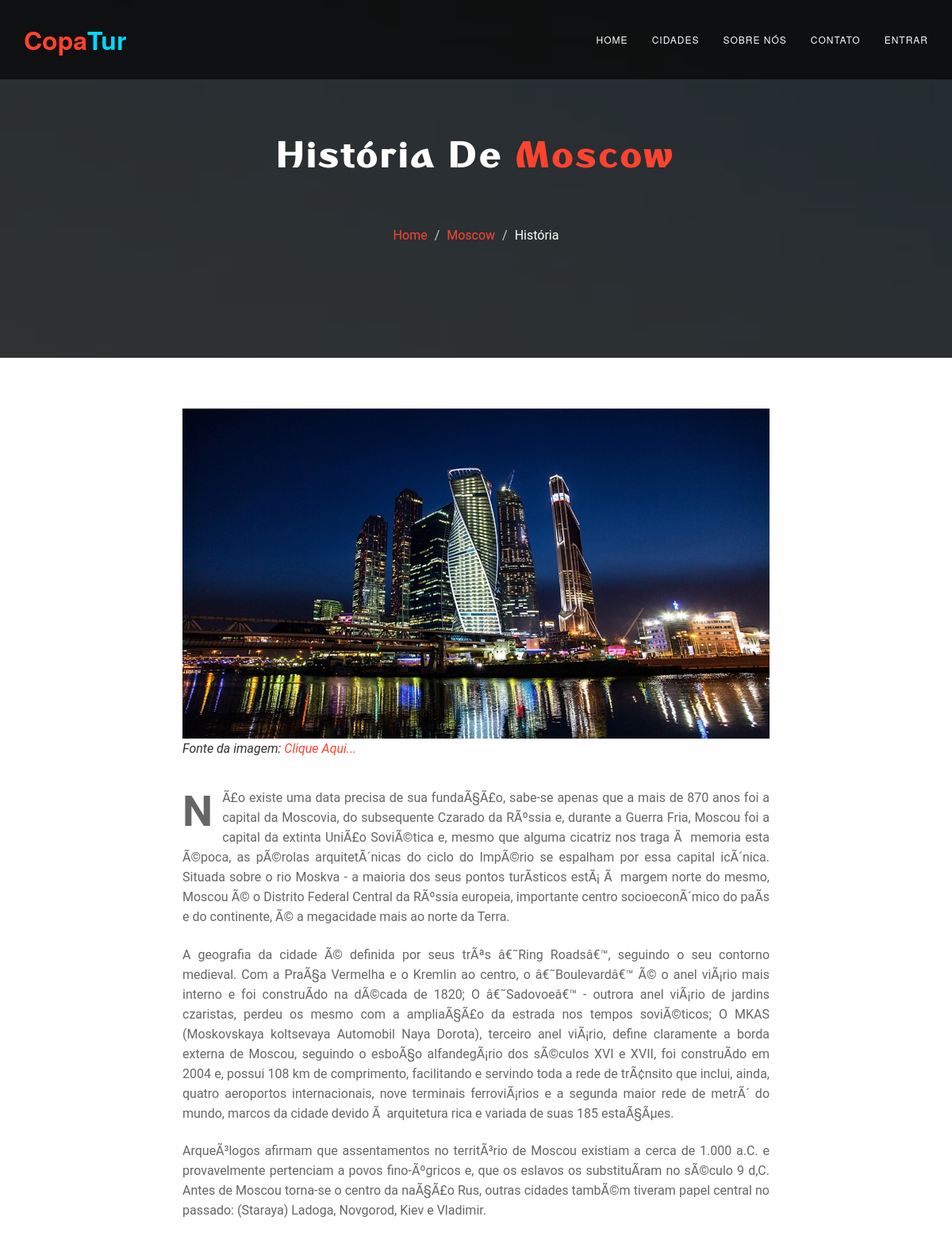
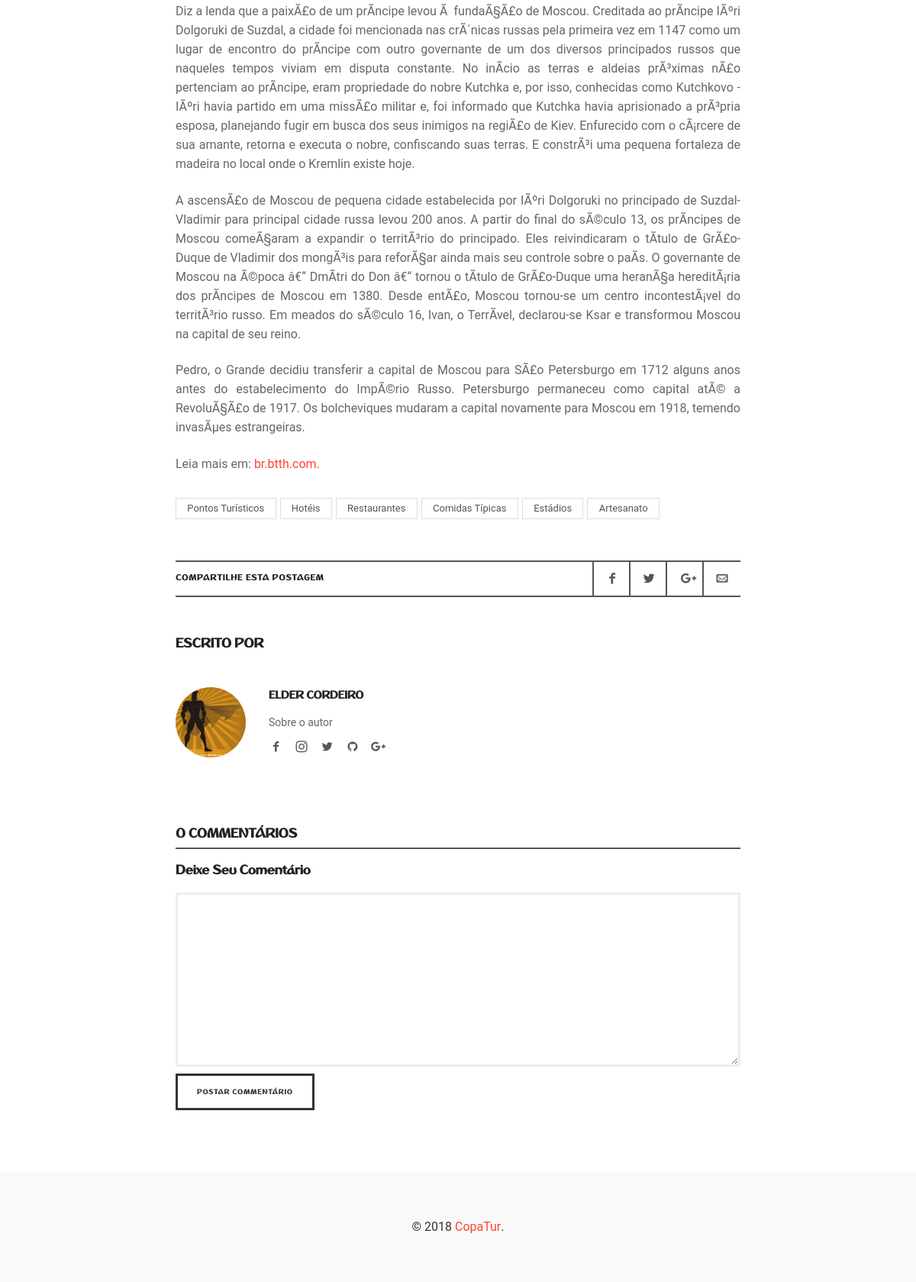
The app's page /_visao/historia.php?cidade=moscow with its own data (2 pictures, top to bottom).
### tables this page shows
CREATE TABLE `tb_postagens` (
  `id` int(11) NOT NULL,
  `titulo` varchar(255) NOT NULL,
  `imagem` varchar(255) NOT NULL,
  `fonte_imagem` varchar(100) NOT NULL,
  `descricao` longtext NOT NULL,
  `cidade` varchar(50) NOT NULL,
  `categoria` varchar(50) NOT NULL,
  `exibir` varchar(5) NOT NULL,
  `autor` varchar(50) NOT NULL,
  `data` varchar(12) NOT NULL
);

### _controle/post.php (called while the page is built, shortened)
<?php
  include_once("conecta.php");
 	if(isset($_GET['cidade'])){
		$cidade = $_GET['cidade'];
	}
	$sql = "SELECT * from tb_postagens WHERE categoria='historia' AND cidade=:cidade LIMIT 1";
	try{
		$resultado = $conexao->prepare($sql);
		$resultado->bindParam(':cidade', $cidade, PDO::PARAM_STR);
		$resultado->execute();
		$contar = $resultado->rowCount();
		if($contar > 0 ){
			while($exibe = $resultado->fetch(PDO::FETCH_OBJ)){
		          $descricao = $exibe->descricao;
		          $cidade = $exibe->cidade;
		          $fonte  = $exibe->fonte_imagem;
		          $autor = $exibe->autor;
		    }
		}else{
			header("Location: ../_visao/index.php");
		}
	}catch(PDOException $erro){ echo $erro;}
?>

### _visao/historia.php (the view, shortened to what this page needs)
<?php
	include("../_controle/conecta.php");
?>
<!DOCTYPE html>
 <html lang="en" class="no-js">
    <head>
		<link rel="stylesheet" href="../_complementos/css/font-awesome.min.css" />
		<link rel="stylesheet" href="../_complementos/lib/fontello/css/fontello.css" />
		<link rel="stylesheet" href="../_complementos/css/animate.css" />
		<link rel="stylesheet" href="../_complementos/css/hover-min.css">
		<link rel="stylesheet"  href="../_complementos/css/datepicker.css" >
        <link rel="stylesheet" href="../_complementos/css/jquery-ui.min.css" />
		<link rel="stylesheet" href="../_complementos/css/bootstrap.min.css" />
		<link rel="stylesheet" href="../_complementos/css/bootsnav.css"/>
		<link rel="stylesheet" type="text/css" href="../_complementos/css/light-red.css">
		<link rel="stylesheet" href="../_complementos/css/style.css" />
		<link rel="stylesheet" href="../_complementos/css/main.css" />
		<link rel="stylesheet" href="../_complementos/css/992.css" />
		<link rel="stylesheet" href="../_complementos/css/768.css" />
		<link rel="stylesheet" href="../_complementos/css/responsive.css" />
    </head>
    <body id="body"  onload="load()">
        <nav class="navbar navbar-default navbar-fixed-top">
	        <div class="container">
	            <div class="navbar-header page-scroll">
	                <div class="logo"><a class="navbar-brand page-scroll" href="#page-top" href="index.html">copa<span>Tur</span>
									</a>
								</div>
	            </div>
	            <div class="collapse navbar-collapse" id="bs-example-navbar-collapse-1">
	                <ul class="nav navbar-nav navbar-right">
	                    <li>
	                        <a class="page-scroll" href="index.php#home">Home</a>
	                    </li>
	                    <li>
	                        <a class="page-scroll" href="index.php#gallery">Cidades</a>
	                    </li>
	                    <li>
	                        <a class="page-scroll" href="index.php#about">Sobre Nós</a>
	                    </li>
	                    <li>
	                        <a class="page-scroll" href="index.php#contact">Contato</a>
	                    </li>
	                     <?php if(isset($_SESSION['email']) && (isset($_SESSION['senha']))){ ?>
                        <li class="dropdown nav-item">
		                    <a href="#" class=" dropdown-toggle" data-toggle="dropdown" data-aria-haspopup="true" data-aria-expanded="false"><i class="fa fa-user"></i> <?php echo $_SESSION['nome']; ?> <b class="caret"></b></a>
		                    <ul class="dropdown-menu black">
		                        <li class="dropdown-item">
		                            <a href="#" class="external"><i class="fa fa-fw fa-user"></i> Perfil </a>
		                        </li>
		                        <?php if ($_SESSION['nivel'] == 1) {
			                        echo "<li class='dropdown-item'>
			                            <a href='administrativo.php' class='external'><i class='fa fa-fw fa-users'></i> Painel Administrativo </a>
			                        </li>
			                        ";
		                         } ?>
		                        <li class="dropdown-item">
		                            <a href="../_controle/sair.php" class="external"><i class="fa fa-fw fa-power-off"></i> Sair </a>
		                        </li>
		                    </ul>
		                </li>
		                <?php } else { ?>
		                <li><a href="home.php?link=2" class="external">Entrar</a></li>
		                <?php } ?>
	                </ul>
	            </div>
	        </div>
	    </nav>
		<div class="banner" id="home">
            <div class="overlay">
                <div class="container">
                    <div class="intro-text">
                    	<?php
                    		include("../_controle/post.php");
                            if($contar > 0 ){
                        ?>
                        <h1>História de <span><?php echo ($cidade)?></span></h1>
                       	<ol class="breadcrumb">
						  <li><a href="index.php">Home</a></li>
						  <li><a href="<?php
								switch ($cidade) {
								    case 'Moscow':
								        echo 'moscow.php';
								        break;
								}
							?>"><?php echo ($cidade)?></a></li>
						  <li class="active">História</li>
						</ol>
                    </div>
                </div>
            </div>
        </div>
 <div id="page" class="hfeed site">
        <div id="main" class="site-main">
        	<div id="primary" class="content-area">
                <div id="content" class="site-content" role="main">
                    <div class="layout-fixed">
                            <article class="hentry type-post">
                                <div class="featured-image">
                                    <img src="../_complementos/images/cidades/moscow/historia.jpeg" alt="blog-image">
                                    <cite>Fonte da imagem: <a href="http://<?php echo $fonte;?>" title="test link">Clique Aqui...</a></cite>
                                </div>
                                <div class="entry-content">
                                    <?php echo ($descricao)?>
                                     <div class="post-tags tagcloud">
                                        <a href="pontos_turisticos.php?cidade=<?php echo ($cidade)?>" rel="tag">Pontos Turísticos</a>
                                        <a href="hoteis.php?cidade=<?php echo ($cidade)?>" rel="tag">Hotéis</a>
                                        <a href="restaurantes.php?cidade=<?php echo ($cidade)?>" rel="tag">Restaurantes</a>
                                        <a href="comidas.php?cidade=<?php echo ($cidade)?>" rel="tag">Comidas Típicas</a>
                                        <a href="estadio.php?cidade=<?php echo ($cidade)?>" rel="tag">Estádios</a>
                                        <a href="artesanato.php?cidade=<?php echo ($cidade)?>" rel="tag">Artesanato</a>
                                     </div>
                                     <div class="share-links">
                                        <h3>COMPARTILHE ESTA POSTAGEM</h3>
                                        <div class="share-links-wrap">
                                            <a rel="nofollow" target="_blank" href="mailto:?subject=Eu quero que veja essa postagem&amp;body=Olha esta postagem : História de Moscow - http://copatur-com-br.umbler.net/_visao/historia.php?cidade=<?php echo ($cidade)?>" title="Mande esta postagem por e-mail"><i class="pw-icon-mail"></i></a>
                                            <a rel="nofollow" target="_blank" href="https://plus.google.com/share?url=http://copatur-com-br.umbler.net/_visao/historia.php?cidade=<?php echo ($cidade)?>" title="Compartilhe esta postagem no Google+"><i class="pw-icon-gplus"></i></a>
                                            <a rel="nofollow" target="_blank" href="http://twitter.com/home?status=http://copatur-com-br.umbler.net/_visao/historia.php?cidade=<?php echo ($cidade)?>" title="Compartilhe esta postagem no Twitter"><i class="pw-icon-twitter"></i></a>
                                            <a rel="nofollow" target="_blank" href="http://www.facebook.com/sharer.php?u=http://copatur-com-br.umbler.net/_visao/historia.php?cidade=<?php echo ($cidade)?>" title="Compartilhe esta postagem no Facebook"><i class="pw-icon-facebook"></i></a>
                                        </div>
                                     </div>
                                    <aside class="about-author">
                                        <h3 class="section-title">ESCRITO POR</h3>
                                        <div class="author-bio">
                                            <div class="author-img">
                                                <a href="#"><img alt="Johnny Doe" src="../_complementos/images/team/02.jpg" class="avatar"></a>
                                            </div>
                                            <div class="author-info">
                                                <h4 class="author-name"><?php echo ($autor)?></h4>
                                                <p>Sobre o autor</p>
                                                <ul class="social">
                                                    <li><a class="facebook" href="#"></a></li>
                                                    <li><a class="instagram" href="#"></a></li>
                                                    <li><a class="twitter" href="#"></a></li>
                                                    <li><a class="github" href="#"></a></li>
                                                    <li><a class="google-plus" href="#"></a></li>
                                                </ul>
                                            </div>
                                        </div>
                                    </aside>
                              <?php } ?>
                                </div>
                            </article>
                            <div id="comments" class="comments-area">
                              <h3 class="comments-title">0 Commentários</h3>
                              <div id="respond">
                                <h3 id="reply-title">Deixe seu comentário <small><a rel="nofollow" id="cancel-comment-reply-link" href="#" style="display:none;">Cancela resposta</a></small></h3>
                                <form action="#" method="post" id="commentform">
                                  <p class="comment-form-comment">
                                    <textarea id="comment" name="comment" rows="8" aria-required="true"></textarea>
                                  </p>
                                  <p class="form-submit">
                                    <input type="submit" name="submit" id="submit" class="button primary" value="Postar Commentário">
                                  </p>
                                </form>
                              </div>
                            </div>
               		</div>
                </div>
            </div>
        </div>
	</div>
		<footer  class="footer-copyright">
			<div class="container">
				<div class="foot-icons ">
		        	&copy; 2018 <a href="#">CopaTur</a>.
		        </div>
			</div>
		</footer>
    </body>
</html>

### _complementos/css/bootsnav.css (style rules this page uses)
body { -webkit-transition: all 0.3s ease-in-out; -moz-transition: all 0.3s ease-in-out; -o-transition: all 0.3s ease-in-out; -ms-transition: all 0.3s ease-in-out; transition: all 0.3s ease-in-out; }

### _complementos/css/light-red.css (style rules this page uses)
a { color: #FF432E; }
.navbar-default .navbar-brand { color: #FF432E; }

### _complementos/css/style.css (style rules this page uses)
* { padding: 0; margin: 0; }
* { -webkit-box-sizing:border-box; -moz-box-sizing:border-box; -o-box-sizing:border-box; -ms-box-sizing:border-box; box-sizing:border-box; }
body { position: relative; font-size:14px; color: ; background-color: #f1ece3; font-family: 'whitney', sans-serif; max-width:1920px; margin:0 auto; overflow-x:hidden; }
a,a:hover,a:active,a:focus { display:inline-block; text-decoration:none; }
h1,h2,h3,h4,h5,h6 { margin: 0; color:#222222; text-transform: capitalize; }
p { margin: 0; color:#666666; font-size:14px; }
img { border:none;max-width:100%; height:auto; }
ul { padding: 0; margin: 0; list-style: none; }
ul li { list-style: none; }
select,input,textarea,button { box-shadow:none;outline:0!important; }
html,body { height: 100%; z-index: 2; }
.logo a, .logo a:hover, .logo a:focus { color: #fff; font-size:25px; font-family: 'dusha', sans-serif; text-transform: capitalize; font-weight: 600; }
.logo a span { color: #00d8ff; text-transform: capitalize; }
.navbar-default { border-color: transparent; background-color: #222; }
.navbar-default .navbar-brand { font-family: "Kaushan Script","Helvetica Neue",Helvetica,Arial,cursive; }
.navbar-default .navbar-collapse { border-color: rgba(255,255,255,.02); }
.navbar-default .nav li a { text-transform: uppercase; font-family: Montserrat,"Helvetica Neue",Helvetica,Arial,sans-serif; font-weight: 400; letter-spacing: 1px; color: #fff; font-size: 12px; }
@media (min-width:768px) { .navbar-default { padding: 25px 0; border: 0; background-color: #080808c7; -webkit-transition: padding .3s; -moz-transition: padding .3s; -o-transition: padding .3s; transition: padding .3s; } }
@media (min-width:768px) { .navbar-default .navbar-brand { font-size: 2em; -webkit-transition: all .3s; -moz-transition: all .3s; -o-transition: all .3s; transition: all .3s; } }
.banner { text-align: center; color: #fff; background: url(../images/home/09.jpg) no-repeat; background-attachment: fixed; background-position: center center; -webkit-background-size: cover; -moz-background-size: cover; -o-background-size: cover; background-size: cover; }
.banner .overlay { background: rgba(0, 0, 0, 0.8); width: 100%; max-height: 600px; }
.intro-text { position: relative; padding: 15% 0 10% 0; }
.banner .intro-text h1 { color: #fff; font-size: 50px; font-weight: 700; line-height: 50px; letter-spacing: 5px; margin-bottom: 55px; -webkit-animation: bounceIn; -moz-animation: rubberBand; -o-animation: bounceIn; animation: bounceIn; -webkit-animation-duration: 2s; -moz-animation-duration: 2s; -o-animation-duration: 2s; animation-duration: 2s; font-family: 'dusha', sans-serif; }
.banner .intro-text h1 span { color: #ff432e; }
.footer-copyright { background:#f9f9f9; padding: 0 0 60px; }
.foot-icons { text-align: center; margin-top:60px; }
.breadcrumb { background-color: transparent; }
.breadcrumb>.active { color: #fff; }

### records on screen
tb_postagens: cidade "Moscow", descricao "NÃ£o existe uma data precisa de sua fundaÃ§Ã£o, sabe-se apenas que a mais de 870 anos foi a capital da Moscovia, do subsequente Czarado da RÃºssia e, durante a Guerra Fria, Moscou foi a capital da extinta UniÃ£o SoviÃ©tica e, mesmo que alguma cicatriz nos traga Ã memoria esta Ã©poca, as pÃ©rolas arquitetÃ´nicas do ciclo do ImpÃ©rio se espalham por essa capital icÃ´nica. Situada sobre o rio Moskva - a maioria dos seus pontos turÃ­sticos estÃ¡ Ã margem norte do mesmo, Moscou Ã© o Distrito Federal Central da RÃºssia europeia, importante centro socioeconÃ´mico do paÃ­s e do continente, Ã© a megacidade mais ao norte da Terra. A geografia da cidade Ã© definida por seus trÃªs â€˜Ring Roadsâ€™,…", autor "ELDER CORDEIRO"
